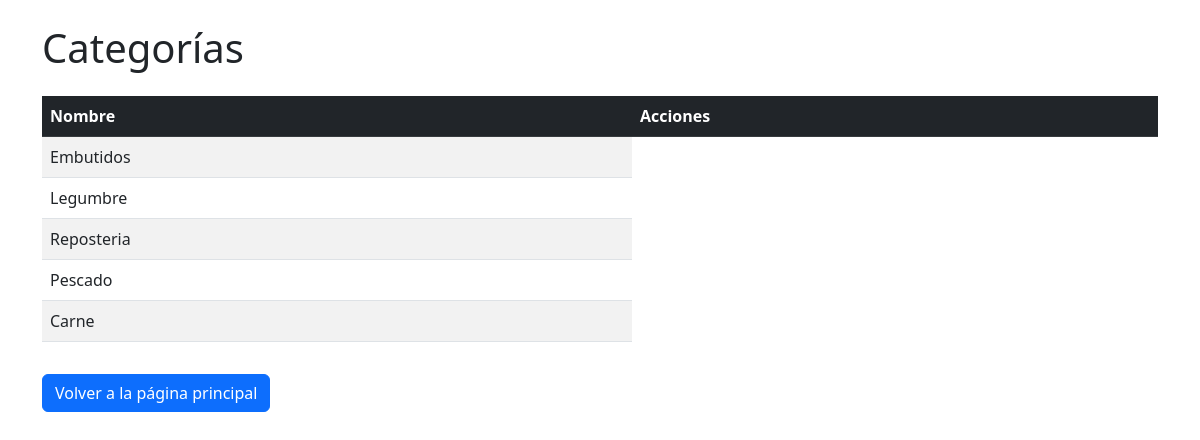
Before: /categorias with the older database file.
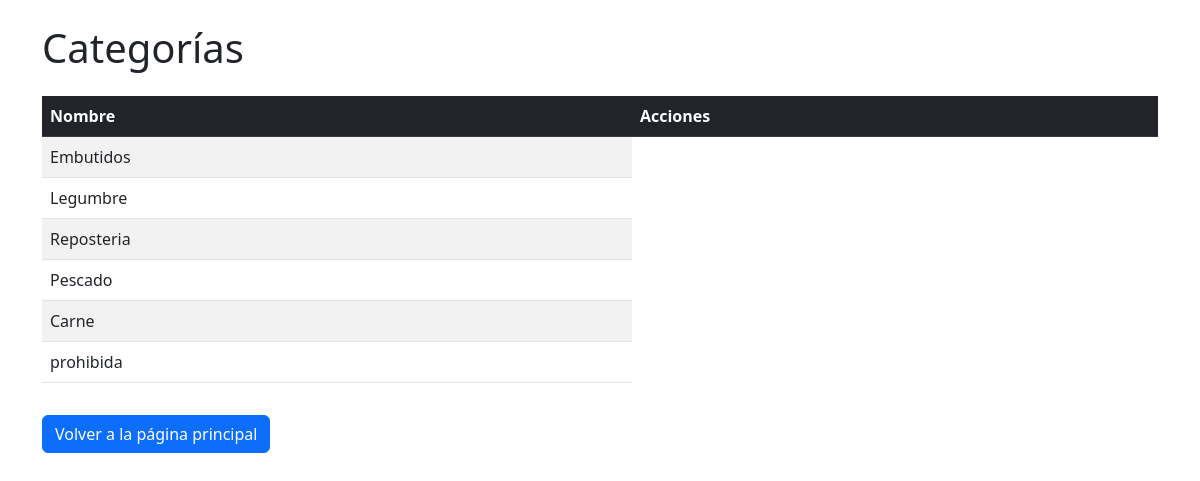
After: the same page with the newer database file.
### recetasapp/models.py (models this page shows, shortened)
class CategoriaIngrediente(models.Model):
    nombre = models.CharField(max_length=50)

### recetasapp/views.py (the view)
# urls.py: path('categorias', views.categoria_lista, name='categoria_lista'),
def categoria_lista(request):
    categorias = CategoriaIngrediente.objects.all()
    contexto = {'categorias':categorias}
    return render(request, 'recetasapp/categoria_lista.html', contexto)

### recetasapp/templates/recetasapp/categoria_lista.html
{% extends 'recetasapp/base.html' %}
{% block content %}
<div class="container mt-4">
    <h1 class="mb-4">Categorías</h1>
    <div class="table-responsive">
        <table class="table table-striped table-hover align-middle">
            <thead class="table-dark">
                <tr>
                    <th>Nombre</th>
                    <th>Acciones</th>
                </tr>
            </thead>
            <tbody>
                {% for categoria in categorias %}
                    <tr>
                        <td>{{ categoria.nombre }}</td>
                    </tr>
                {% empty %}
                    <tr>
                        <td colspan="2" class="text-center">No hay categorías aún</td>
                    </tr>
                {% endfor %}
            </tbody>
        </table>
    <div class="mt-3">
        <a href="{% url 'inicio' %}" class="btn btn-primary mt-3">
        Volver a la página principal
        </a>
    </div>
    </div>
</div>
{% endblock %}

Changed rows visible on the page:
added CategoriaIngrediente: nombre "prohibida"
